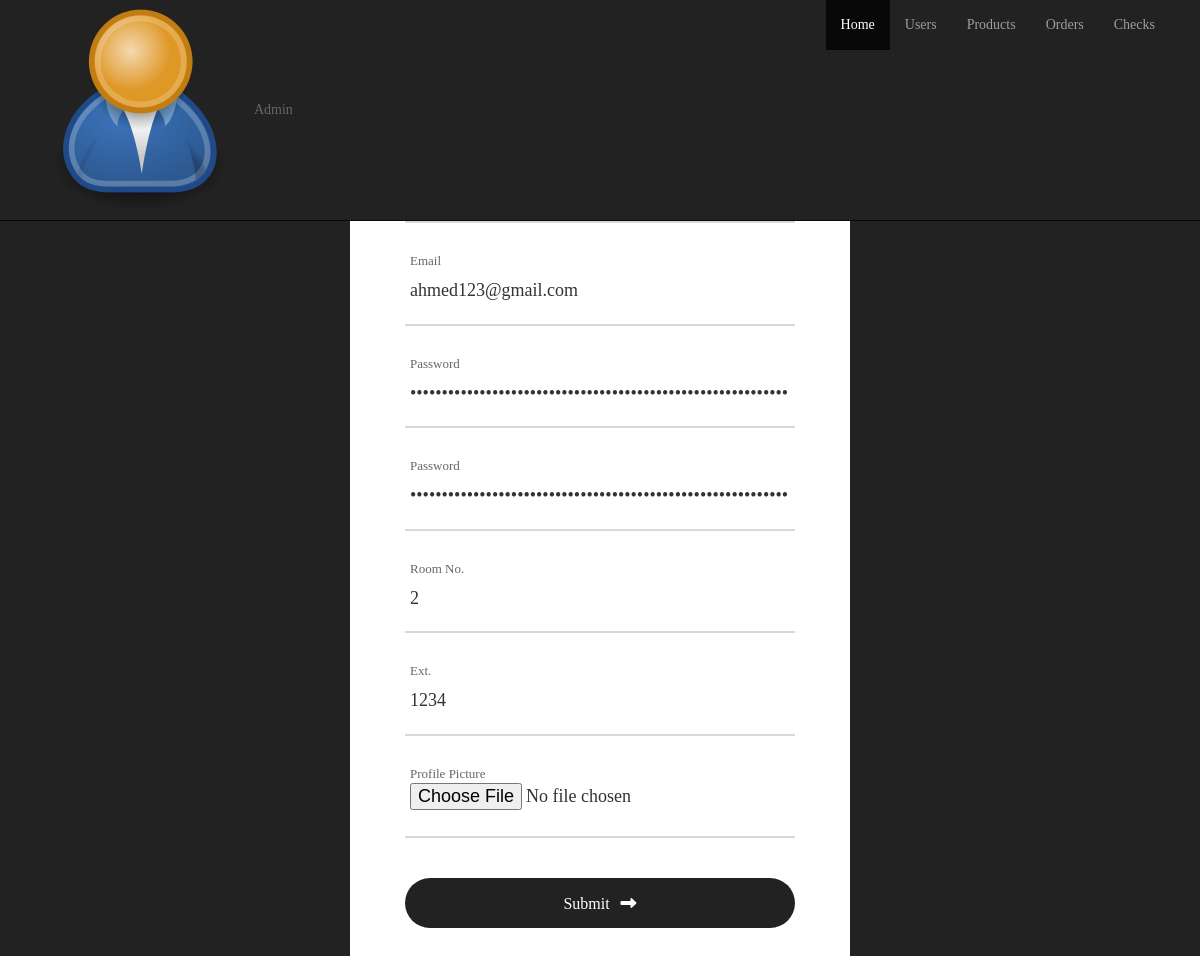
Page /AddUser.php?operation=update&&id=1 (signed in) on the committed database.
### tables this page shows
CREATE TABLE `users` (
  `id` int(255) NOT NULL,
  `name` varchar(255) NOT NULL,
  `email` varchar(255) NOT NULL,
  `password` varchar(255) NOT NULL,
  `roomNo` int(255) NOT NULL,
  `ext` int(255) NOT NULL,
  `picture` varchar(255) DEFAULT NULL,
  `privilege` varchar(255) NOT NULL,
  `created_at` timestamp NOT NULL DEFAULT current_timestamp(),
  `updated_at` timestamp NULL DEFAULT NULL
);

### AddUser.php (the view, shortened to what this page needs)
<!DOCTYPE html>
<html lang="en">
<head>
    <link rel="stylesheet" href="https://maxcdn.bootstrapcdn.com/bootstrap/3.4.1/css/bootstrap.min.css">
    <link rel="stylesheet" href="https://cdnjs.cloudflare.com/ajax/libs/animate.css/3.7.2/animate.min.css">
    <link rel="stylesheet" href="https://cdnjs.cloudflare.com/ajax/libs/hamburgers/1.1.3/hamburgers.min.css">
    <link rel="stylesheet" href="https://cdnjs.cloudflare.com/ajax/libs/animsition/4.0.2/js/animsition.min.js">
    <link rel="stylesheet" href="https://cdnjs.cloudflare.com/ajax/libs/select2/4.0.12/js/select2.min.js">
    <link rel="stylesheet" href="https://cdnjs.cloudflare.com/ajax/libs/bootstrap-daterangepicker/3.0.5/daterangepicker.css">
    <link rel="stylesheet" type="text/css" href="public/css/util_form.css">
    <link rel="stylesheet" type="text/css" href="public/css/main_form.css">
    <link rel="stylesheet" href="public/css/min_css.lass">
</head>
<body>
    <nav class="navbar navbar-inverse navbar-fixed-top">
        <div class="container">
            <div class="navbar-header">
                <div id="profile-data">
                    <img id="profile-picture" src="public/img/admin.png"/>
                    <a href="">Admin</a>
                </div>
            </div>
            <div class="collapse navbar-collapse">
                <ul class="nav navbar-nav pull-right">
                    <li class="active"><a href="createOrder.php">Home</a></li>
                    <li><a href="AllUsers.php">Users</a></li>
                    <li><a href="allProduct.php">Products</a></li>
                    <li><a href="ordersAdmin.php">Orders</a></li>
                    <li><a href="checks.php">Checks</a></li>
                </ul>
            </div>
        </div>
    </nav>
    <div class="container-contact100">
    <div class="wrap-contact100">
        <?php
            $pageName = 'user.php';
            if (isset($_GET['operation'])) {
                if ($_GET['operation'] == 'update') {
                    $pageName = 'updateUser.php?id='.$_GET['id'];
                    $conn = database_connection\DBConnection::getInstance();
                    $stat = $conn->prepare('SELECT * FROM users WHERE id = ?');
                    $stat->execute([$_GET['id']]);
                    foreach($stat->fetchAll() as $result) {
                        $emailValue = $result['email'];
                        $passValue = $result['password'];
                        $roomNoValue = $result['roomNo'];
                        $extValue = $result['ext'];
                    };
                }
            }
        ?>
        <form name="addForm" action=<?php echo $pageName; ?> method="post" enctype = "multipart/form-data" class="contact100-form validate-form">
				<span class="contact100-form-title">
				</span>
            <div class="wrap-input100 validate-input" data-validate="Name is required">
                <span class="label-input100">Your Name</span>
            </div>
            <div class="wrap-input100 validate-input" data-validate = "Valid email is required: ex@abc.xyz">
                <span class="label-input100">Email</span>
                <input class="input100" type="text" name="email" placeholder="Enter your email addess"
                    <?php if(isset($emailValue)){ echo 'value='.$emailValue; } else {echo 'value=""';}?> >
                <span class="focus-input100"></span>
            </div>
            <div class="wrap-input100 validate-input" data-validate = "Password must be more than 8 character">
                <span class="label-input100">Password</span>
                <input class="input100" type="password" name="pass" placeholder="Enter your password"
                    <?php if(isset($passValue)){ echo 'value='.$passValue; } else {echo 'value=""';}?> >
                <span class="focus-input100"></span>
            </div>
            <div class="wrap-input100 validate-input" data-validate = "Confirm password not match Password">
                <span class="label-input100">Password</span>
                <input class="input100" type="password" name="cpass" placeholder="Enter confirm password"
                    <?php if(isset($passValue)){ echo 'value='.$passValue; } else {echo 'value=""';}?> >
                <span class="focus-input100"></span>
            </div>
            <div class="wrap-input100 validate-input" data-validate = "Room Number is required">
                <span class="label-input100">Room No.</span>
                <input class="input100" type="text" name="roomNo" placeholder="Enter Room Number"
                    <?php if(isset($roomNoValue)){ echo 'value='.$roomNoValue; } else {echo 'value=""';}?> >
                <span class="focus-input100"></span>
            </div>
            <div class="wrap-input100 validate-input" data-validate = "Ext. is required">
                <span class="label-input100">Ext.</span>
                <input class="input100" type="text" name="ext" placeholder="Enter Ext. Number"
                    <?php if(isset($extValue)){ echo 'value='.$extValue; } else {echo 'value=""';}?> >
                <span class="focus-input100"></span>
            </div>
            <div class="wrap-input100 validate-input" data-validate = "Profile Picture is required">
                <span class="label-input100">Profile Picture</span>
                <input class="input100" type="file" name = "profil" placeholder="Enter Ext. Number" >
                <span class="focus-input100"></span>
            </div>
            <div class="container-contact100-form-btn">
                <div class="wrap-contact100-form-btn">
                    <div class="contact100-form-bgbtn"></div>
                    <button class="contact100-form-btn">
							<span>
								Submit
								<i class="fa fa-long-arrow-right m-l-7" aria-hidden="true"></i>
							</span>
                    </button>
                </div>
            </div>
        </form>
    </div>
    </div>
</body>
</html>

### public/css/main_form.css (style rules this page uses)
body { background-color: #222222; }
* { margin: 0px; padding: 0px; box-sizing: border-box; }
body, html { height: 100%; font-family: Poppins-Regular, sans-serif; }
a { font-family: Poppins-Regular; font-size: 14px; line-height: 1.7; color: #666666; margin: 0px; transition: all 0.4s; -webkit-transition: all 0.4s; -o-transition: all 0.4s; -moz-transition: all 0.4s; }
ul, li { margin: 0px; list-style-type: none; }
input { outline: none; border: none; }
button { outline: none !important; border: none; background: transparent; }
.container { max-width: 1200px; }
.container-contact100 { width: 100%; min-height: 100vh; display: -webkit-box; display: -webkit-flex; display: -moz-box; display: -ms-flexbox; display: flex; flex-wrap: wrap; justify-content: center; align-items: center; padding: 15px; background: #222222; }
.wrap-contact100 { width: 500px; background: #fff; border-radius: 10px; overflow: hidden; padding: 42px 55px 45px 55px; }
.contact100-form { width: 100%; }
.contact100-form-title { display: block; font-family: Poppins-Bold; font-size: 39px; color: #333333; line-height: 1.2; text-align: center; padding-bottom: 44px; }
.wrap-input100 { width: 100%; position: relative; border-bottom: 2px solid #d9d9d9; padding-bottom: 13px; margin-bottom: 27px; }
.label-input100 { font-family: Poppins-Regular; font-size: 13px; color: #666666; line-height: 1.5; padding-left: 5px; }
.input100 { display: block; width: 100%; background: transparent; font-family: Poppins-Medium; font-size: 18px; color: #333333; line-height: 1.2; padding: 0 5px; }
.focus-input100 { position: absolute; display: block; width: 100%; height: 100%; top: 0; left: 0; pointer-events: none; }
.focus-input100::before { content: ""; display: block; position: absolute; bottom: -2px; left: 0; width: 0; height: 2px; -webkit-transition: all 0.4s; -o-transition: all 0.4s; -moz-transition: all 0.4s; transition: all 0.4s; background: #7f7f7f; }
input.input100 { height: 40px; }
.container-contact100-form-btn { display: -webkit-box; display: -webkit-flex; display: -moz-box; display: -ms-flexbox; display: flex; flex-wrap: wrap; justify-content: center; padding-top: 13px; }
.wrap-contact100-form-btn { width: 100%; display: block; position: relative; z-index: 1; border-radius: 25px; overflow: hidden; margin: 0 auto; }
.contact100-form-bgbtn { position: absolute; z-index: -1; width: 300%; height: 100%; background: #222222; top: 0; left: -100%; -webkit-transition: all 0.4s; -o-transition: all 0.4s; -moz-transition: all 0.4s; transition: all 0.4s; }
.contact100-form-btn { display: -webkit-box; display: -webkit-flex; display: -moz-box; display: -ms-flexbox; display: flex; justify-content: center; align-items: center; padding: 0 20px; width: 100%; height: 50px; font-family: Poppins-Medium; font-size: 16px; color: #fff; line-height: 1.2; }
.contact100-form-btn i { -webkit-transition: all 0.4s; -o-transition: all 0.4s; -moz-transition: all 0.4s; transition: all 0.4s; }
.validate-input { position: relative; }
nav { margin: 0 ; }

### rows in the picture
users: email "ahmed123@gmail.com", roomNo "2", ext "1234"
